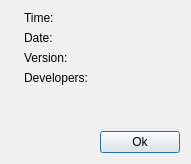
<?xml version="1.0" encoding="UTF-8"?>
<ui version="4.0">
 <class>AboutDialog</class>
 <widget class="QDialog" name="AboutDialog">
  <property name="geometry">
   <rect>
    <x>0</x>
    <y>0</y>
    <width>344</width>
    <height>201</height>
   </rect>
  </property>
  <property name="sizePolicy">
   <sizepolicy hsizetype="Fixed" vsizetype="Fixed">
    <horstretch>0</horstretch>
    <verstretch>0</verstretch>
   </sizepolicy>
  </property>
  <property name="windowTitle">
   <string>About</string>
  </property>
  <property name="whatsThis">
   <string notr="true"/>
  </property>
  <layout class="QGridLayout" name="gridLayout">
   <property name="sizeConstraint">
    <enum>QLayout::SetFixedSize</enum>
   </property>
   <item row="0" column="0" rowspan="5">
    <widget class="QLabel" name="label_image">
     <property name="sizePolicy">
      <sizepolicy hsizetype="Fixed" vsizetype="Fixed">
       <horstretch>0</horstretch>
       <verstretch>0</verstretch>
      </sizepolicy>
     </property>
     <property name="text">
      <string/>
     </property>
     <property name="pixmap">
      <pixmap resource="../../res/resource.qrc">:/MainImage.png</pixmap>
     </property>
    </widget>
   </item>
   <item row="0" column="1">
    <widget class="QLabel" name="lblTime">
     <property name="sizePolicy">
      <sizepolicy hsizetype="Fixed" vsizetype="Preferred">
       <horstretch>0</horstretch>
       <verstretch>0</verstretch>
      </sizepolicy>
     </property>
     <property name="text">
      <string>Time:</string>
     </property>
     <property name="alignment">
      <set>Qt::AlignLeading|Qt::AlignLeft|Qt::AlignTop</set>
     </property>
    </widget>
   </item>
   <item row="0" column="2" colspan="2">
    <widget class="QLabel" name="lblTimeValue">
     <property name="sizePolicy">
      <sizepolicy hsizetype="Expanding" vsizetype="Preferred">
       <horstretch>0</horstretch>
       <verstretch>0</verstretch>
      </sizepolicy>
     </property>
     <property name="text">
      <string/>
     </property>
    </widget>
   </item>
   <item row="1" column="1">
    <widget class="QLabel" name="lblDate">
     <property name="sizePolicy">
      <sizepolicy hsizetype="Fixed" vsizetype="Preferred">
       <horstretch>0</horstretch>
       <verstretch>0</verstretch>
      </sizepolicy>
     </property>
     <property name="text">
      <string>Date:</string>
     </property>
     <property name="alignment">
      <set>Qt::AlignLeading|Qt::AlignLeft|Qt::AlignTop</set>
     </property>
    </widget>
   </item>
   <item row="1" column="2" colspan="2">
    <widget class="QLabel" name="lblDateValue">
     <property name="sizePolicy">
      <sizepolicy hsizetype="Expanding" vsizetype="Preferred">
       <horstretch>0</horstretch>
       <verstretch>0</verstretch>
      </sizepolicy>
     </property>
     <property name="text">
      <string/>
     </property>
    </widget>
   </item>
   <item row="2" column="1">
    <widget class="QLabel" name="lblVersion">
     <property name="sizePolicy">
      <sizepolicy hsizetype="Fixed" vsizetype="Preferred">
       <horstretch>0</horstretch>
       <verstretch>0</verstretch>
      </sizepolicy>
     </property>
     <property name="text">
      <string>Version:</string>
     </property>
     <property name="alignment">
      <set>Qt::AlignLeading|Qt::AlignLeft|Qt::AlignTop</set>
     </property>
    </widget>
   </item>
   <item row="2" column="2" colspan="2">
    <widget class="QLabel" name="lblVersionValue">
     <property name="sizePolicy">
      <sizepolicy hsizetype="Expanding" vsizetype="Preferred">
       <horstretch>0</horstretch>
       <verstretch>0</verstretch>
      </sizepolicy>
     </property>
     <property name="text">
      <string/>
     </property>
    </widget>
   </item>
   <item row="3" column="1">
    <widget class="QLabel" name="lblDevelopers">
     <property name="sizePolicy">
      <sizepolicy hsizetype="Fixed" vsizetype="Preferred">
       <horstretch>0</horstretch>
       <verstretch>0</verstretch>
      </sizepolicy>
     </property>
     <property name="text">
      <string>Developers:</string>
     </property>
     <property name="alignment">
      <set>Qt::AlignLeading|Qt::AlignLeft|Qt::AlignTop</set>
     </property>
    </widget>
   </item>
   <item row="3" column="2" colspan="2">
    <widget class="QLabel" name="lblDevelopersValue">
     <property name="sizePolicy">
      <sizepolicy hsizetype="Expanding" vsizetype="Preferred">
       <horstretch>0</horstretch>
       <verstretch>0</verstretch>
      </sizepolicy>
     </property>
     <property name="text">
      <string/>
     </property>
    </widget>
   </item>
   <item row="4" column="1" colspan="3">
    <spacer name="verticalSpacer_2">
     <property name="orientation">
      <enum>Qt::Vertical</enum>
     </property>
     <property name="sizeHint" stdset="0">
      <size>
       <width>20</width>
       <height>40</height>
      </size>
     </property>
    </spacer>
   </item>
   <item row="5" column="0" colspan="3">
    <spacer name="horizontalSpacer">
     <property name="orientation">
      <enum>Qt::Horizontal</enum>
     </property>
     <property name="sizeHint" stdset="0">
      <size>
       <width>40</width>
       <height>20</height>
      </size>
     </property>
    </spacer>
   </item>
   <item row="5" column="3">
    <widget class="QPushButton" name="pushbutton_ok">
     <property name="sizePolicy">
      <sizepolicy hsizetype="Fixed" vsizetype="Fixed">
       <horstretch>0</horstretch>
       <verstretch>0</verstretch>
      </sizepolicy>
     </property>
     <property name="text">
      <string>Ok</string>
     </property>
    </widget>
   </item>
  </layout>
 </widget>
 <resources>
  <include location="../../res/resource.qrc"/>
 </resources>
 <connections>
  <connection>
   <sender>pushbutton_ok</sender>
   <signal>clicked()</signal>
   <receiver>AboutDialog</receiver>
   <slot>accept()</slot>
   <hints>
    <hint type="sourcelabel">
     <x>251</x>
     <y>203</y>
    </hint>
    <hint type="destinationlabel">
     <x>149</x>
     <y>112</y>
    </hint>
   </hints>
  </connection>
 </connections>
</ui>
